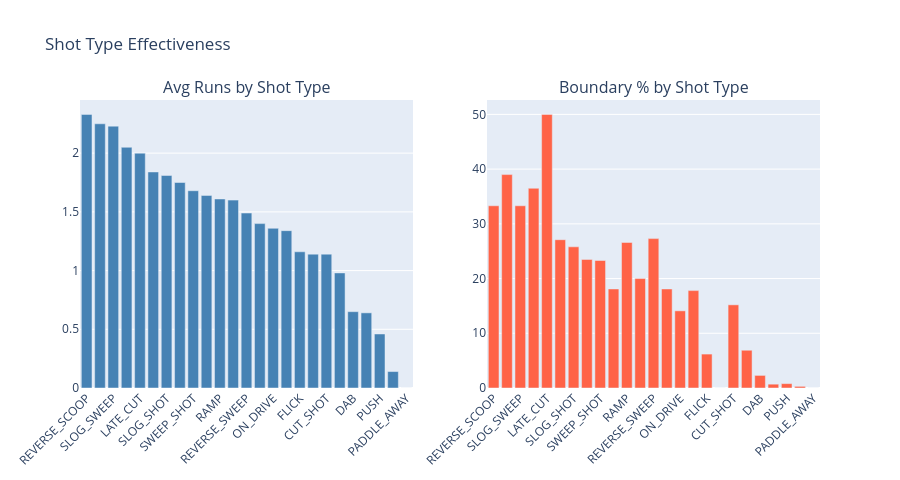

The cell this chart's notebook holds for it:
### Markdown cell above
## 6. Shot Type Analysis

### Code cell
shot_stats = df.groupby('shotType').agg(
    count       = ('run', 'count'),
    avg_runs    = ('run', 'mean'),
    boundary_pct= ('isBoundary', 'mean'),
    wicket_pct  = ('isWicket', 'mean')
).reset_index().sort_values('avg_runs', ascending=False)

shot_stats['boundary_pct'] *= 100
shot_stats['wicket_pct']   *= 100

fig = make_subplots(rows=1, cols=2, subplot_titles=('Avg Runs by Shot Type', 'Boundary % by Shot Type'))

fig.add_trace(go.Bar(x=shot_stats['shotType'], y=shot_stats['avg_runs'].round(2),
                     marker_color='steelblue', name='Avg Runs'), row=1, col=1)
fig.add_trace(go.Bar(x=shot_stats['shotType'], y=shot_stats['boundary_pct'].round(1),
                     marker_color='tomato', name='Boundary %'), row=1, col=2)

fig.update_layout(title='Shot Type Effectiveness', height=480, showlegend=False)
fig.update_xaxes(tickangle=-45)
fig.show()

### Figure 1 — Plotly figure (JSON) as saved in the notebook; plotly's stock layout.template omitted (floating-point values rounded to 4 significant figures)
{"data": [{"marker": {"color": "steelblue"}, "name": "Avg Runs", "type": "bar", "x": ["REVERSE_SCOOP", "STRAIGHT_DRIVE", "SLOG_SWEEP", "UPPER_CUT", "LATE_CUT", "HOOK", "SLOG_SHOT", "PULL", "SWEEP_SHOT", "LEG_GLANCE", "RAMP", "REVERSE_PULL", "REVERSE_SWEEP", "SQUARE_DRIVE", "ON_DRIVE", "COVER_DRIVE", "FLICK", "PADDLE_SWEEP", "CUT_SHOT", "STEERED", "DAB", "LEFT_ALONE", "PUSH", "DEFENDED", "PADDLE_AWAY"], "xaxis": "x", "y": [2.33, 2.25, 2.23, 2.05, 2.0, 1.84, 1.81, 1.75, 1.68, 1.64, 1.61, 1.6, 1.49, 1.4, 1.36, 1.34, 1.16, 1.14, 1.14, 0.98, 0.65, 0.64, 0.46, 0.14, 0.0], "yaxis": "y"}, {"marker": {"color": "tomato"}, "name": "Boundary %", "type": "bar", "x": ["REVERSE_SCOOP", "STRAIGHT_DRIVE", "SLOG_SWEEP", "UPPER_CUT", "LATE_CUT", "HOOK", "SLOG_SHOT", "PULL", "SWEEP_SHOT", "LEG_GLANCE", "RAMP", "REVERSE_PULL", "REVERSE_SWEEP", "SQUARE_DRIVE", "ON_DRIVE", "COVER_DRIVE", "FLICK", "PADDLE_SWEEP", "CUT_SHOT", "STEERED", "DAB", "LEFT_ALONE", "PUSH", "DEFENDED", "PADDLE_AWAY"], "xaxis": "x2", "y": [33.3, 39.0, 33.3, 36.5, 50.0, 27.1, 25.8, 23.5, 23.3, 18.1, 26.6, 20.0, 27.3, 18.1, 14.1, 17.8, 6.2, 0.0, 15.2, 6.9, 2.3, 0.7, 0.8, 0.3, 0.0], "yaxis": "y2"}], "layout": {"annotations": [{"font": {"size": 16}, "showarrow": false, "text": "Avg Runs by Shot Type", "x": 0.225, "xanchor": "center", "xref": "paper", "y": 1, "yanchor": "bottom", "yref": "paper"}, {"font": {"size": 16}, "showarrow": false, "text": "Boundary % by Shot Type", "x": 0.775, "xanchor": "center", "xref": "paper", "y": 1, "yanchor": "bottom", "yref": "paper"}], "height": 480, "showlegend": false, "title": {"text": "Shot Type Effectiveness"}, "xaxis": {"anchor": "y", "domain": [0, 0.45], "tickangle": -45}, "xaxis2": {"anchor": "y2", "domain": [0.55, 1], "tickangle": -45}, "yaxis": {"anchor": "x", "domain": [0, 1]}, "yaxis2": {"anchor": "x2", "domain": [0, 1]}}}
